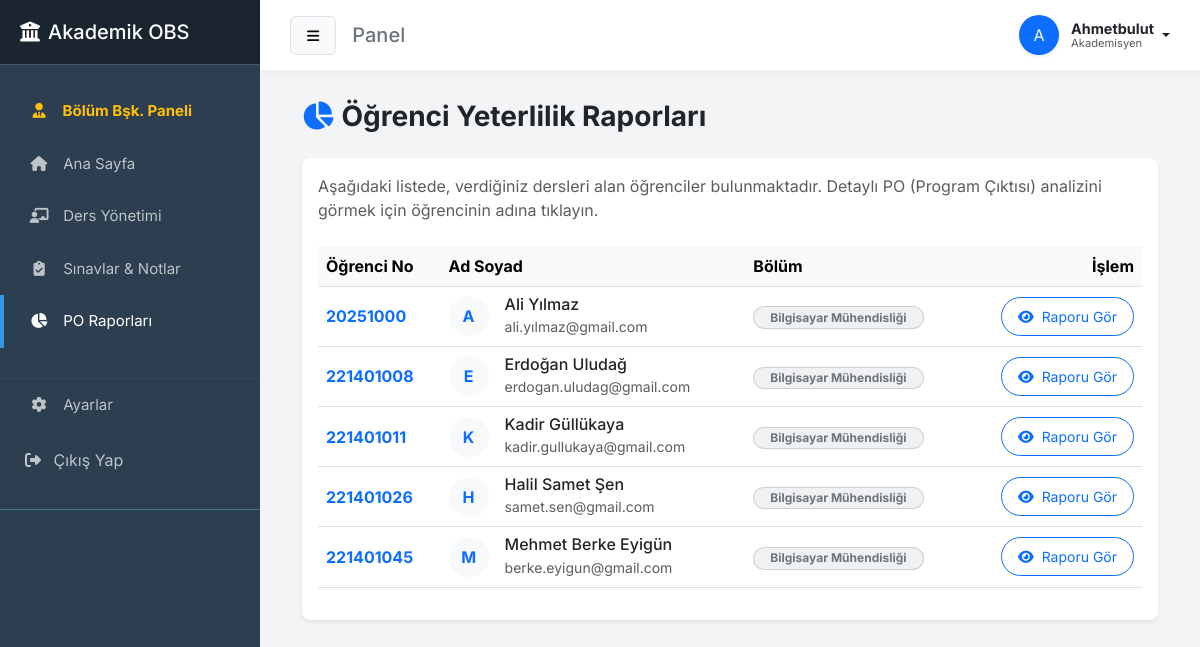
Page /teacher-po-reports/ (signed in) on the committed database.
### academic/models.py (models this page shows, shortened)
class Student(models.Model):
    user = models.OneToOneField(User, on_delete=models.CASCADE, null=True, blank=True)
    department = models.ForeignKey(Department, on_delete=models.SET_NULL, null=True, blank=True, verbose_name="Bölüm")
    student_id = models.CharField(max_length=20, unique=True)
    first_name = models.CharField(max_length=50)
    last_name = models.CharField(max_length=50)

class Department(models.Model):
    name = models.CharField(max_length=100, unique=True, verbose_name="Bölüm Adı")
    def __str__(self):
        return self.name

### academic/views.py (the view)
# urls.py: path("teacher-po-reports/", views.teacher_po_report_list, name="teacher_po_report_list"),
@login_required
@user_passes_test(is_teacher)
def teacher_po_report_list(request):
    if is_department_head(request.user):
        courses = Course.objects.all()
    else:
        courses = Course.objects.filter(teacher=request.user)
    enrollments = Enrollment.objects.filter(course__in=courses).select_related(
        "student", "student__user"
    )
    student_set = set()
    students_list = []
    for enrollment in enrollments:
        if enrollment.student.id not in student_set:
            student_set.add(enrollment.student.id)
            students_list.append(enrollment.student)
    students_list.sort(key=lambda s: s.student_id)
    return render(request, "teacher_po_report_list.html", {"students": students_list})

### academic/views.py (called while the page is built)
def is_teacher(user):
    return (
        user.groups.filter(name__in=["Öğretmen", "Bölüm Başkanı"]).exists()
        or user.is_superuser
    )

def is_department_head(user):
    return user.groups.filter(name="Bölüm Başkanı").exists() or user.is_superuser

### academic/templates/teacher_po_report_list.html (shortened to what this page needs)
{% extends 'base.html' %}
{% block content %}
<div class="container-fluid">
    <h3 class="mb-4 text-dark fw-bold">
        <i class="fas fa-chart-pie me-2 text-primary"></i>Öğrenci Yeterlilik Raporları
    </h3>
    <div class="card shadow-sm border-0">
        <div class="card-body">
            <p class="text-muted mb-4">
                Aşağıdaki listede, verdiğiniz dersleri alan öğrenciler bulunmaktadır.
                Detaylı PO (Program Çıktısı) analizini görmek için öğrencinin adına tıklayın.
            </p>
            {% if students %}
            <div class="table-responsive">
                <table class="table table-hover align-middle">
                    <thead class="table-light">
                        <tr>
                            <th scope="col">Öğrenci No</th>
                            <th scope="col">Ad Soyad</th>
                            <th scope="col">Bölüm</th>
                            <th scope="col" class="text-end">İşlem</th>
                        </tr>
                    </thead>
                    <tbody>
                        {% for student in students %}
                        <tr>
                            <td class="fw-bold text-primary">{{ student.student_id }}</td>
                            <td>
                                <div class="d-flex align-items-center">
                                    <div class="bg-light text-primary rounded-circle d-flex justify-content-center align-items-center me-3 fw-bold" style="width: 40px; height: 40px;">
                                        {% if student.user %}
                                            {{ student.user.first_name|first|default:student.user.username|first|upper }}
                                        {% else %}
                                            ?
                                        {% endif %}
                                    </div>
                                    <div>
                                        <h6 class="mb-0 text-dark">
                                            {% if student.user %}
                                                {{ student.user.get_full_name|default:student.user.username }}
                                            {% else %}
                                                <span class="text-danger fst-italic">Kullanıcı Verisi Eksik</span>
                                            {% endif %}
                                        </h6>
                                        <small class="text-muted">
                                            {% if student.user %}
                                                {{ student.user.email }}
                                            {% else %}
                                                (Email yok)
                                            {% endif %}
                                        </small>
                                    </div>
                                </div>
                            </td>
                            <td>
                                <span class="badge bg-secondary bg-opacity-10 text-secondary border border-secondary border-opacity-25 rounded-pill px-3">
                                    {{ student.department }}
                                </span>
                            </td>
                            <td class="text-end">
                                <a href="{% url 'teacher_student_po_detail' student.id %}" class="btn btn-sm btn-outline-primary rounded-pill px-3">
                                    <i class="fas fa-eye me-1"></i> Raporu Gör
                                </a>
                            </td>
                        </tr>
                        {% endfor %}
                    </tbody>
                </table>
            </div>
            {% else %}
                <div class="alert alert-warning border-0 shadow-sm">
                    <i class="fas fa-exclamation-triangle me-2"></i>Henüz derslerinize kayıtlı öğrenci bulunmuyor.
                </div>
            {% endif %}
        </div>
    </div>
</div>
{% endblock %}

### academic/templates/base.html (shortened to what this page needs)
<!DOCTYPE html>
<html lang="tr">
<head>
    <link href="https://cdn.jsdelivr.net/npm/bootstrap@5.3.0/dist/css/bootstrap.min.css" rel="stylesheet">
    <link rel="stylesheet" href="https://cdnjs.cloudflare.com/ajax/libs/font-awesome/6.4.0/css/all.min.css">
</head>
<body>
<div class="wrapper">
    <nav id="sidebar">
        <div class="sidebar-header">
            <h5 class="m-0"><i class="fas fa-university me-2"></i>Akademik OBS</h5>
        </div>
        <ul class="list-unstyled components">
            {% if user.is_superuser or "Öğretmen" in user.groups.all|join:"," or "Bölüm Başkanı" in user.groups.all|join:"," %}
                {% if user.is_superuser or "Bölüm Başkanı" in user.groups.all|join:"," %}
                <li>
                    <a href="{% url 'department_head_dashboard' %}" class="text-warning fw-bold {% if request.resolver_match.url_name == 'department_head_dashboard' %}active{% endif %}">
                        <i class="fas fa-user-tie"></i> Bölüm Bşk. Paneli
                    </a>
                </li>
                {% endif %}
                <li>
                    <a href="{% url 'teacher_dashboard_home' %}"
                       class="{% if request.resolver_match.url_name == 'teacher_dashboard_home' %}active{% endif %}">
                        <i class="fas fa-home"></i> Ana Sayfa
                    </a>
                </li>
                <li>
                    <a href="{% url 'teacher_courses' %}" class="{% if request.resolver_match.url_name == 'teacher_courses' %}active{% endif %}">
                        <i class="fas fa-chalkboard-teacher"></i> Ders Yönetimi
                    </a>
                </li>
                <li>
                    <a href="{% url 'exam_list' %}" class="{% if request.resolver_match.url_name == 'exam_list' %}active{% endif %}">
                        <i class="fas fa-clipboard-check"></i> Sınavlar & Notlar
                    </a>
                </li>
                <li>
                    <a href="{% url 'teacher_po_report_list' %}"
                       class="{% if request.resolver_match.url_name == 'teacher_po_report_list' or request.resolver_match.url_name == 'teacher_student_po_detail' %}active{% endif %}">
                        <i class="fas fa-chart-pie"></i> PO Raporları
                    </a>
                </li>
            {% endif %}
            <li style="margin-top: 30px; border-top: 1px solid #34495e;">
                <a href="{% if user.is_superuser or 'Öğretmen' in user.groups.all|join:',' or 'Bölüm Başkanı' in user.groups.all|join:',' %}{% url 'teacher_settings' %}{% else %}{% url 'student_settings' %}{% endif %}"
                   class="{% if request.resolver_match.url_name == 'student_settings' or request.resolver_match.url_name == 'teacher_settings' %}active{% endif %}">
                    <i class="fas fa-cog"></i> Ayarlar
                </a>
            </li>
            <li>
                <form action="{% url 'logout' %}" method="post" class="d-inline">
                    <button type="submit" class="btn btn-link text-decoration-none w-100 text-start ps-4 py-3">
                        <i class="fas fa-sign-out-alt me-2"></i> Çıkış Yap
                    </button>
                </form>
            </li>
        </ul>
    </nav>
    <div id="content">
        <div class="top-navbar">
            <div class="d-flex align-items-center">
                <button type="button" id="sidebarCollapse" class="btn btn-light btn-sm me-3 border">
                    <i class="fas fa-bars"></i>
                </button>
                <h5 class="m-0 text-secondary">{% block page_title %}Panel{% endblock %}</h5>
            </div>
            <div class="dropdown">
                <a href="#" class="d-flex align-items-center text-decoration-none text-dark dropdown-toggle" id="dropdownUser1" data-bs-toggle="dropdown" aria-expanded="false">
                    <div class="bg-primary text-white rounded-circle d-flex justify-content-center align-items-center me-2 shadow-sm" style="width: 40px; height: 40px;">
                        {{ user.username|first|upper }}
                    </div>
                    <div class="d-none d-sm-flex flex-column align-items-start mx-1" style="line-height: 1.2;">
                        <span class="fw-bold text-dark" style="font-size: 0.9rem;">{{ user.username|title }}</span>
                        {% if "Öğretmen" in user.groups.all|join:"," or "Bölüm Başkanı" in user.groups.all|join:"," or user.is_superuser %}
                             <small class="text-muted" style="font-size: 0.7rem;">Akademisyen</small>
                        {% else %}
                             <small class="text-muted" style="font-size: 0.7rem;">{{ user.student.department|default:"Bölüm Yok" }}</small>
                        {% endif %}
                    </div>
                </a>
            </div>
        </div>
        <div class="main-content">
            {% block content %}{% endblock %}
        </div>
    </div>
</div>
</body>
</html>

### academic/templates/base.html (style rules this page uses)
:root { --sidebar-bg: #2c3e50; --sidebar-hover: #34495e; --active-link: #3498db; --bg-color: #f3f4f6; }
body { font-family: 'Inter', sans-serif; background-color: var(--bg-color); overflow-x: hidden; margin: 0; padding: 0; }
.wrapper { display: flex; width: 100%; align-items: stretch; min-height: 100vh; }
#sidebar { min-width: 260px; max-width: 260px; background: var(--sidebar-bg); color: #fff; transition: all 0.3s; }
#sidebar .sidebar-header { padding: 20px; background: #1a252f; border-bottom: 1px solid #465a6e; }
#sidebar ul.components { padding: 20px 0; border-bottom: 1px solid #47748b; }
#sidebar ul li a { padding: 15px 25px; font-size: 15px; display: block; color: #bdc3c7; text-decoration: none; transition: 0.3s; border-left: 4px solid transparent; }
#sidebar ul li a.active { color: #fff; background: #2c3e50; border-left: 4px solid var(--active-link); }
#sidebar ul li a i { margin-right: 10px; width: 20px; text-align: center; }
#sidebar button.btn-link { text-decoration: none; color: #bdc3c7; transition: 0.3s; }
#content { width: 100%; padding: 0; min-height: 100vh; display: flex; flex-direction: column; }
.top-navbar { background: #fff; padding: 15px 30px; box-shadow: 0 2px 5px rgba(0,0,0,0.05); display: flex; justify-content: space-between; align-items: center; }
.main-content { padding: 30px; flex: 1; }
.card { border: none; border-radius: 8px; box-shadow: 0 1px 3px rgba(0,0,0,0.1); margin-bottom: 20px; background: #fff; }
.btn { padding: 8px 16px; border-radius: 6px; }

### rows in the picture
Student: student_id "20251000", user.first_name|first "A", user.get_full_name "Ali Yılmaz", user.email "ali.yılmaz@gmail.com", department "Bilgisayar Mühendisliği"
Student: student_id "221401008", user.first_name|first "E", user.get_full_name "Erdoğan Uludağ", user.email "erdogan.uludag@gmail.com", department "Bilgisayar Mühendisliği"
Student: student_id "221401011", user.first_name|first "K", user.get_full_name "Kadir Güllükaya", user.email "kadir.gullukaya@gmail.com", department "Bilgisayar Mühendisliği"
Student: student_id "221401026", user.first_name|first "H", user.get_full_name "Halil Samet Şen", user.email "samet.sen@gmail.com", department "Bilgisayar Mühendisliği"
Student: student_id "221401045", user.first_name|first "M", user.get_full_name "Mehmet Berke Eyigün", user.email "berke.eyigun@gmail.com", department "Bilgisayar Mühendisliği"

### other values in the picture
{{ user.username|first|upper }} "A"
{{ user.username|title }} "Ahmetbulut"
